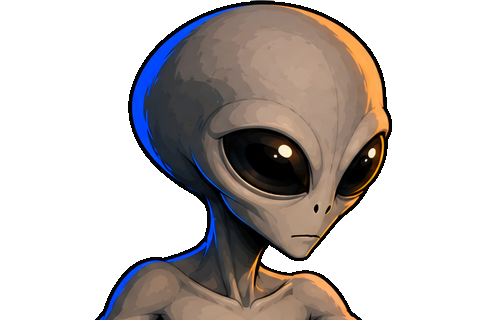
#> input picture art-tools/grey_alien_parts/grey_alien_face/grey_alien_master.png, 490 x 320 px
$ python eyes.py
#> lines starting #> are read from the running program, lines starting #| are printed output that depends on the picture; after the words box and inside, x2 and y2 are one past the last pixel; in counts of white or black regions, pixels touching at a corner belong together
# The Grey's face pieces, made from its own master head so they sit exactly on
# it (the face sheet drew twelve whole heads at another size and angle). Its
# mouth never moves, so everything is the eyes:
#   41 membrane half across (the blink's half), 42 membrane fully across
#   43 heavy-lidded (narrow)
#   44-46 a glow deep in the eyes, faint / brighter / brightest (speech)
# Writes master-sized pieces grey_alien_face_41..46 and their fits (exactly on
# the master) for face.json. Run after own_master.py, before pose_rig.py:
#   python3 art-tools/grey_alien_parts/eyes.py
import os, json
import numpy as np
from PIL import Image
from scipy import ndimage
K = os.path.dirname(os.path.abspath(__file__)) + '/'
F = K + 'grey_alien_face/'
m = np.array(Image.open(F + 'grey_alien_master.png').convert('RGBA')).astype(float)
H, W = m.shape[:2]
#> H = 320; W = 490
yy, xx = np.mgrid[0:H, 0:W]
r, g, b = m[..., 0], m[..., 1], m[..., 2]

def eye(box):
    """The black of one eye: the darkest blob in its box, holes (highlights) filled."""
#> called with box = (205, 126, 318, 200)
    x0, y0, x1, y1 = box
    inb = (xx >= x0) & (xx < x1) & (yy >= y0) & (yy < y1)
    e = inb & (m[..., :3].max(-1) < 70) & (b < r + 25)
#> e: shape (320, 490) bool; 3.1% white; 5 white regions (2 under 20 px), largest, box (x1, y1, x2, y2) and area: (205, 126, 313, 195) 4404, (205, 178, 230, 200) 234, (205, 153, 241, 200) 190
    lab, n = ndimage.label(e)
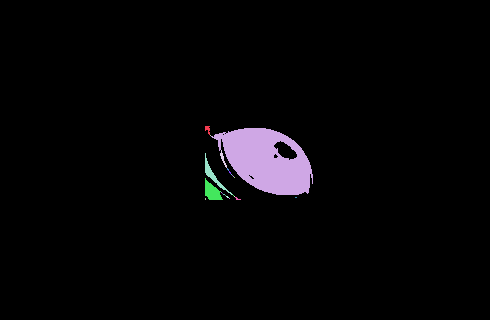
#> lab: shape (320, 490) int32; 24 distinct labels, from 0 to 23; one colour per label, 0 black
#> n = 23
    big = 1 + np.argmax(ndimage.sum(e, lab, range(1, n + 1)))
#> big = 2
    e = ndimage.binary_fill_holes(lab == big)
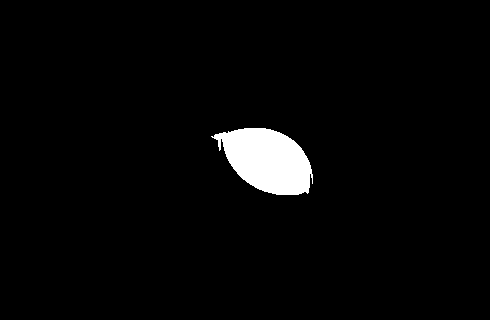
#> e: shape (320, 490) bool; 2.9% white; 1 white region, box (x1, y1, x2, y2) and area: (211, 128, 313, 195) 4582
    e = ndimage.binary_opening(e, iterations=3)               # thin leaks (a crease, the outline) go
#> e: shape (320, 490) bool; 2.9% white; 1 white region, box (x1, y1, x2, y2) and area: (215, 128, 312, 195) 4513
    lab, n = ndimage.label(e)
#> n = 1
    e = lab == 1 + np.argmax(ndimage.sum(e, lab, range(1, n + 1)))
    return ndimage.binary_erosion(ndimage.gaussian_filter(e.astype(float), 4) > 0.55, iterations=1)  # rounded, inside the rim
#> returned value: shape (320, 490) bool; 2.6% white; 1 white region, box (x1, y1, x2, y2) and area: (221, 130, 310, 193) 4090

# (box, the outer corner's side: the membrane slides in from it)
EYES = [(eye((205, 126, 318, 200)), 'left'), (eye((330, 128, 386, 198)), 'right')]
#> in eye (call 2), `inb = (xx >= x0) & (xx < x1) & (yy >= y0) & (yy < y1)`: inb: shape (320, 490) bool; 2.5% white; 1 white region, box (x1, y1, x2, y2) and area: (330, 128, 386, 198) 3920
#> in eye (call 2), `e = inb & (m[..., :3].max(-1) < 70) & (b < r + 25)`: e: shape (320, 490) bool; 0.96% white; 1 white region, box (x1, y1, x2, y2) and area: (335, 131, 386, 198) 1508
#> in eye (call 2), `lab, n = ndimage.label(e)`: lab: shape (320, 490) int32; 3 distinct labels, from 0 to 2
#> in eye (call 2), `e = ndimage.binary_fill_holes(lab == big)`: e: shape (320, 490) bool; 1.2% white; 1 white region, box (x1, y1, x2, y2) and area: (335, 131, 386, 198) 1838
#> in eye (call 2), `e = ndimage.binary_opening(e, iterations=3)`: e: shape (320, 490) bool; 1.1% white; 1 white region, box (x1, y1, x2, y2) and area: (336, 132, 386, 197) 1784
#> in eye (call 2), `return ndimage.binary_erosion(ndimage.gaussian_filter(e.astype(float),..`: returned value: shape (320, 490) bool; 0.95% white; 1 white region, box (x1, y1, x2, y2) and area: (339, 136, 384, 195) 1493
out = {}

def membrane(frac):
#> called with frac = 0.55
    o = m.copy()
    for e, side in EYES:
        xs = np.nonzero(e.any(0))[0]
        x0, x1 = xs.min(), xs.max()
        ys = np.nonzero(e.any(1))[0]
        cy, hy = (ys.min() + ys.max()) / 2, (ys.max() - ys.min()) / 2
        bow = 0.18 * (x1 - x0) * (1 - ((yy - cy) / hy) ** 2)    # the leading edge curves, like a lid
        edge = (x0 + frac * (x1 - x0) + bow) if side == 'left' else (x1 - frac * (x1 - x0) - bow)
        if frac > 0.99:
            edge = np.full(xx.shape, 1e9 if side == 'left' else -1e9)
        cover = e & ((xx <= edge) if side == 'left' else (xx >= edge))
        a = 0.78
        tone = np.array([168, 162, 190.0])                      # a pale, half-clear lavender grey
        o[cover, :3] = o[cover, :3] * (1 - a) + tone * a
        band = cover & (np.abs(yy - (np.nonzero(e.any(1))[0].mean() - 4)) < 2)  # a sheen across it
        o[band, :3] = o[band, :3] * 0.5 + 235 * 0.5
        if frac < 0.99:                                          # its leading edge, a thin line
            lead = e & (np.abs(xx - edge) < 1.6)
            o[lead, :3] = o[lead, :3] * 0.3 + np.array([90, 85, 110.0]) * 0.7
#> this loop made 2 passes
#> (side, x0, x1, cy, hy, a, tone) on passes 1 to 2: ('left', 221, 309, 161, 31, 0.78, [168, 162, 190]), ('right', 339, 383, 165, 29, 0.78, [168, 162, 190])
#> o: shape (320, 490, 4) float64; mean R, G, B, A 196.2, 190.1, 188.8, 103.8
#> the loop in membrane (call 2), `for e, side in EYES:` made 2 passes
#> after the loop in membrane (call 2), `for e, side in EYES:`: o: shape (320, 490, 4) float64; mean R, G, B, A 197.3, 191.3, 190.2, 103.8
    return o

def lidded(frac):
#> called with frac = 0.45
    o = m.copy()
    skin = np.median(m[(yy > 108) & (yy < 120) & (xx > 230) & (xx < 300)][:, :3], axis=0)
#> skin = [186, 157, 135]
    for e, side in EYES:
        ys = np.nonzero(e.any(1))[0]
        cut = ys.min() + frac * (ys.max() - ys.min())
        lid = e & (yy < cut)
        o[lid, :3] = skin * 0.92
        cut = cut + 0 * xx
        lid = e & (yy < cut)
        o[lid, :3] = skin * 0.92
        line = e & (np.abs(yy - cut) < 1.6)
        o[line, :3] = np.array([30, 26, 28.0])
#> this loop made 2 passes
#> (side, cut) on passes 1 to 2: ('left', 157.9), ('right', 162.1)
#> cut: shape (320, 490) float64; every value is 162.1
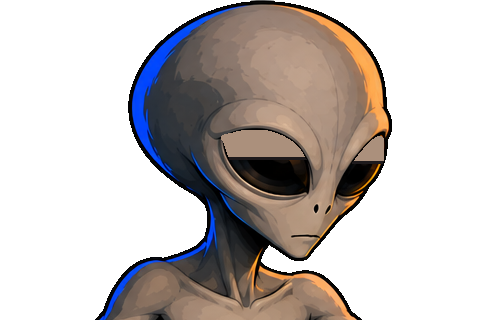
#> o: shape (320, 490, 4) float64; mean R, G, B, A 195.3, 188.9, 186.7, 103.8; transparent parts drawn white
    return o

def glow(t):
#> called with t = 0.45
    o = m.copy()
    for (e, side), (cx, cy) in zip(EYES, [(262, 165), (362, 165)]):
        ys, xs = np.nonzero(e)
        rad = 0.5 * (xs.max() - xs.min())
        d = np.hypot(xx - cx, (yy - cy) * 1.3)
        k = (np.clip(1 - d / rad, 0, 1) ** 0.8 * min(1, t * 1.05) * e)[..., None]
        hot = np.array([255, 128, 24.0])                             # a deep amber, laid over the black
        o[..., :3] = o[..., :3] * (1 - k) + hot * k
        core = e & (d < rad * 0.28)
        o[core, :3] = o[core, :3] * (1 - t * 0.6) + np.array([255, 236, 170.0]) * t * 0.6
#> this loop made 2 passes
#> (side, cx, cy, rad, hot) on passes 1 to 2: ('left', 262, 165, 44, [255, 128, 24]), ('right', 362, 165, 22, [255, 128, 24])
#> pass 1, in glow, `d = np.hypot(xx - cx, (yy - cy) * 1.3)`:
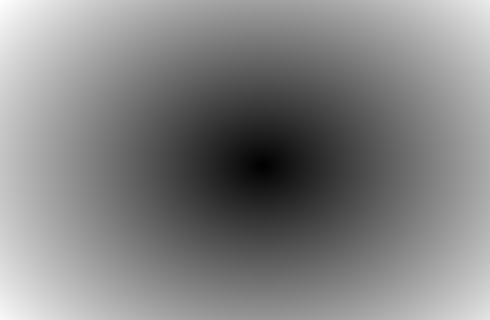
#> d: shape (320, 490) float64; min 0, max 338.6, mean 174.3; drawn with min black and max white
#> after the loop:
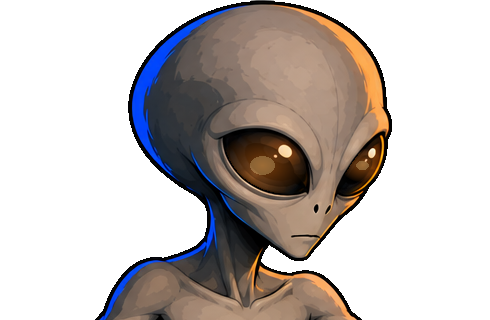
#> o: shape (320, 490, 4) float64; mean R, G, B, A 195, 188.1, 185.4, 103.8; transparent parts drawn white
    return o

pieces = {41: membrane(0.55), 42: membrane(1.0), 43: lidded(0.45),
          44: glow(0.45), 45: glow(0.7), 46: glow(0.95)}
#> call 2 of glow, with t = 0.7
#> the loop in glow (call 2), `for (e, side), (cx, cy) in zip(EYES, [(262, 165), (362, 165)]):` made 2 passes
#> after the loop in glow (call 2), `for (e, side), (cx, cy) in zip(EYES, [(262, 165), (362, 165)]):`:
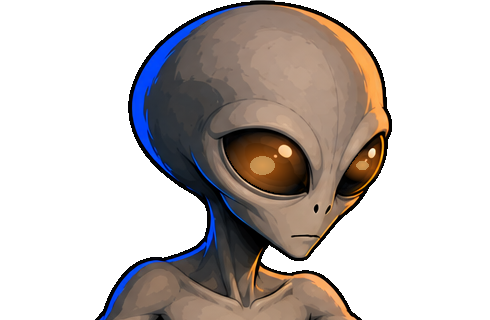
#> o: shape (320, 490, 4) float64; mean R, G, B, A 195.7, 188.5, 185.5, 103.8; transparent parts drawn white
#> call 3 of glow, with t = 0.95
#> the loop in glow (call 3), `for (e, side), (cx, cy) in zip(EYES, [(262, 165), (362, 165)]):` made 2 passes
#> after the loop in glow (call 3), `for (e, side), (cx, cy) in zip(EYES, [(262, 165), (362, 165)]):`:
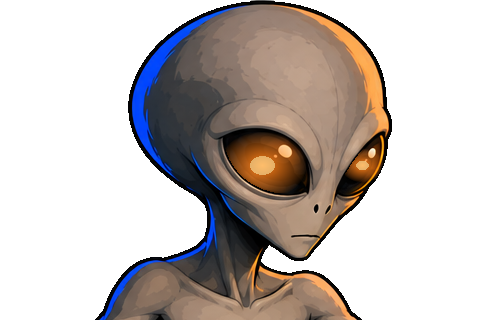
#> o: shape (320, 490, 4) float64; mean R, G, B, A 196.5, 188.9, 185.6, 103.8; transparent parts drawn white
fits = {}
for i, a in pieces.items():
    Image.fromarray(np.clip(a, 0, 255).astype(np.uint8), 'RGBA').save(F + f'grey_alien_face_{i}.png')
    fits[f'grey_alien_face_{i}.png'] = [0, 0, 1.0]
#> this loop made 6 passes
#> after the loop, fits = {'grey_alien_face_41.png': [0, 0, 1], 'grey_alien_face_42.png': [0, 0, 1], 'grey_alien_face_43.png': [0, 0, 1], 'grey_alien_face_44.png': [0, 0, 1], 'grey_alien_face_45.png': [0, 0, 1], 'grey_alien_face_46.png': [0, 0, 1]}
os.makedirs(K + 'grey_alien_rig/face', exist_ok=True)
p = K + 'grey_alien_rig/face/fits.json'
old = json.load(open(p)) if os.path.exists(p) else {}
old.update(fits)
json.dump(old, open(p, 'w'), indent=1)
print(len(pieces), 'eye pieces')
#| 6 eye pieces
